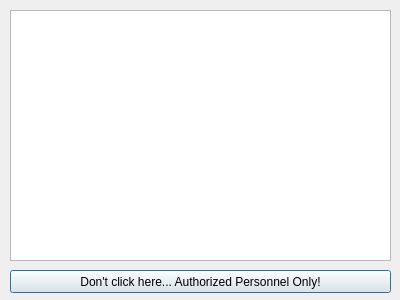
<?xml version="1.0" encoding="UTF-8"?>
<ui version="4.0">
 <class>MoreInfo</class>
 <widget class="QDialog" name="MoreInfo">
  <property name="geometry">
   <rect>
    <x>0</x>
    <y>0</y>
    <width>400</width>
    <height>300</height>
   </rect>
  </property>
  <property name="windowTitle">
   <string>More Info</string>
  </property>
  <widget class="QTextEdit" name="info">
   <property name="geometry">
    <rect>
     <x>10</x>
     <y>10</y>
     <width>381</width>
     <height>251</height>
    </rect>
   </property>
  </widget>
  <widget class="QPushButton" name="test">
   <property name="geometry">
    <rect>
     <x>10</x>
     <y>270</y>
     <width>381</width>
     <height>23</height>
    </rect>
   </property>
   <property name="text">
    <string>Don't click here... Authorized Personnel Only!</string>
   </property>
  </widget>
 </widget>
 <resources/>
 <connections/>
</ui>
